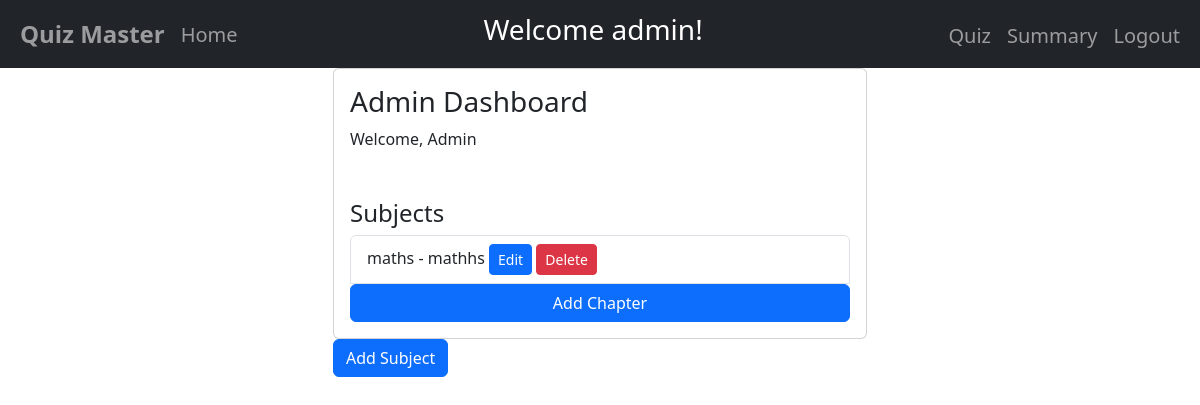
Page /dashboard (signed in) on the earlier database version.
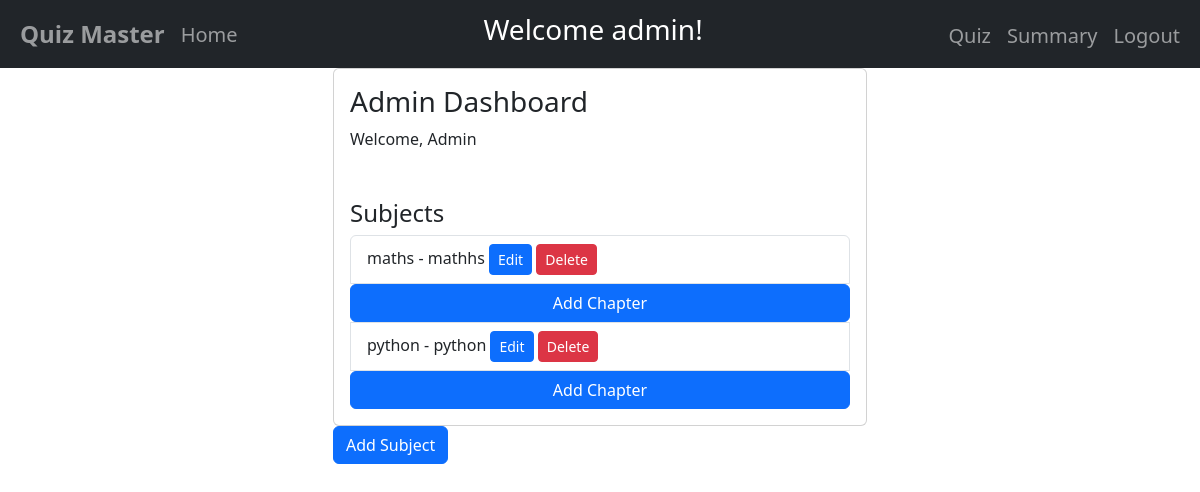
Same page on the later database version.
### models.py (models this page shows)
class User(db.Model):
    id = db.Column(db.Integer, primary_key=True)
    email = db.Column(db.String(100), unique=True, nullable=False)
    password = db.Column(db.String(255), nullable=False)
    full_name = db.Column(db.String(100), nullable=False)
    qualification = db.Column(db.String(100))
    dob = db.Column(db.Date)
    role = db.Column(db.String(10), nullable=False, default='user')  # 'admin' or 'user'
    quizzes_taken = db.relationship('Score', backref='user', lazy=True)

class Subject(db.Model):
    id = db.Column(db.Integer, primary_key=True)
    name = db.Column(db.String(100), unique=True, nullable=False)
    description = db.Column(db.Text)

### main.py (the view)
@app.route("/dashboard")
def dashboard():
    if 'user_id' not in session:
        return redirect(url_for('login'))
    user= User.query.get(session['user_id'])
    if user.role != 'admin':
        subjects = Subject.query.all()
        return render_template('user_dashboard.html', current_user=user, subjects=subjects)
    else:
        subjects = Subject.query.all()
        return render_template('admin_dashboard.html', current_user=user, subjects=subjects)

### templates/admin_dashboard.html (shortened to what this page needs)
{% extends "base.html" %}
{% block content %}
<div class="container">
    <div class="row">
        <div class="col-md-6 offset-md-3">
            <div class="card">
                <div class="card-body">
                    <h3 class="card-title">Admin Dashboard</h3>
                    <p>Welcome, {{ current_user.full_name }}</p>
                </div>
                {% if subjects %}
                <div class="card-body">
                    <h4 class="card-title">Subjects</h4>
                    <ul class="list-group">
                        {% for subject in subjects %}
                        <li class="list-group-item">{{ subject.name }} - {{ subject.description }} <a href="/edit_subject/{{ subject.id }}" class="btn btn-primary btn-sm">Edit</a>
                        <a href="/delete_subject/{{ subject.id }}" class="btn btn-danger btn-sm">Delete</a></li>
                        <a href="/add_chapter" class="btn btn-primary">Add Chapter</a>
                        {% endfor %}
                    </ul>
                </div>
                {% else %}
                <p>No subjects available.</p>
                {% endif %}
            </div>
            <a href="/add_subject" class="btn btn-primary">Add Subject</a>
        </div>
    </div>
</div>
{% endblock %}

### templates/base.html (shortened to what this page needs)
<!DOCTYPE html>
<html lang="en">
<head>
    <link href="https://cdn.jsdelivr.net/npm/bootstrap@5.3.3/dist/css/bootstrap.min.css" rel="stylesheet">
    <link rel="stylesheet" href="https://cdnjs.cloudflare.com/ajax/libs/font-awesome/6.5.1/css/all.min.css">
</head>
<body>
    <nav class="navbar navbar-expand-lg navbar-dark bg-dark">
      <div class="container-fluid">
        <div class="collapse navbar-collapse" id="navbar">
            <div class="navbar-nav">
                <a class="nav-item nav-link fw-bold fs-4" href="/home">Quiz Master</a>
                <a class="nav-item nav-link fs-5 mt-1" href="/home">Home</a>
            </div>
            <div class="ms-auto">
                {% if current_user %}
                    <h3 class=" text-white">Welcome {{ current_user.role }}!</h3>
                {% endif %}
            </div>
            <div class="navbar-nav ms-auto">
                {% if current_user %}
                    {% if current_user.role == 'admin' %}
                    <a class="nav-item nav-link fs-5 mt-1" href="/quiz">Quiz</a>
                    {% else %}
                    <a class="nav-item nav-link fs-5 mt-1" href="/score">Score</a>
                    {% endif %}
                    <a class="nav-item nav-link fs-5 mt-1" href="/summary">Summary</a>
                    <a class="nav-item nav-link fs-5 mt-1" href="/logout">Logout</a>
                {% else %}
                    <a class="nav-item nav-link fs-5 mt-1" href="/login">Login</a>
                    <a class="nav-item nav-link fs-5 mt-1" href="/signup">Sign-Up</a>
                {% endif %}
            </div>
        </div>
      </div>
    </nav>
    <div class="container">{% block content %}{% endblock %}</div>
</body>
</html>

Differences in the rows shown:
added Subject: name "python", description "python"
